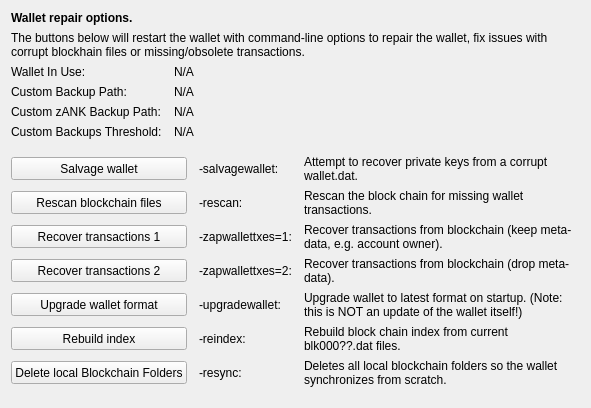
     <widget class="QWidget" name="tab_repair">
      <attribute name="title">
       <string>&amp;Wallet Repair</string>
      </attribute>
      <layout class="QGridLayout" name="gridLayout_4" columnstretch="0,0,0,0">
       <property name="horizontalSpacing">
        <number>12</number>
       </property>
       <item row="0" column="0" colspan="4">
        <widget class="QLabel" name="label_repair_header">
         <property name="font">
          <font>
           <weight>75</weight>
           <bold>true</bold>
          </font>
         </property>
         <property name="text">
          <string>Wallet repair options.</string>
         </property>
        </widget>
       </item>
       <item row="1" column="0" colspan="4">
        <widget class="QLabel" name="label_repair_helptext">
         <property name="font">
          <font>
           <weight>50</weight>
           <bold>false</bold>
          </font>
         </property>
         <property name="text">
          <string>The buttons below will restart the wallet with command-line options to repair the wallet, fix issues with corrupt blockhain files or missing/obsolete transactions.</string>
         </property>
         <property name="wordWrap">
          <bool>true</bool>
         </property>
        </widget>
       </item>
       <item row="2" column="0">
        <widget class="QLabel" name="wallet_path_label">
         <property name="text">
          <string>Wallet In Use:</string>
         </property>
        </widget>
       </item>
       <item row="2" column="1" colspan="3">
        <widget class="QLabel" name="wallet_path">
         <property name="cursor">
          <cursorShape>IBeamCursor</cursorShape>
         </property>
         <property name="text">
          <string>N/A</string>
         </property>
         <property name="textFormat">
          <enum>Qt::PlainText</enum>
         </property>
         <property name="textInteractionFlags">
          <set>Qt::LinksAccessibleByMouse|Qt::TextSelectableByKeyboard|Qt::TextSelectableByMouse</set>
         </property>
        </widget>
       </item>
       <item row="3" column="0">
        <widget class="QLabel" name="wallet_custombackuppath_label">
         <property name="text">
          <string>Custom Backup Path:</string>
         </property>
         <property name="visible">
          <bool>false</bool>
         </property>
        </widget>
       </item>
       <item row="3" column="1" colspan="3">
        <widget class="QLabel" name="wallet_custombackuppath">
         <property name="cursor">
          <cursorShape>IBeamCursor</cursorShape>
         </property>
         <property name="text">
          <string>N/A</string>
         </property>
         <property name="textFormat">
          <enum>Qt::PlainText</enum>
         </property>
         <property name="textInteractionFlags">
          <set>Qt::LinksAccessibleByMouse|Qt::TextSelectableByKeyboard|Qt::TextSelectableByMouse</set>
         </property>
         <property name="visible">
          <bool>false</bool>
         </property>
        </widget>
       </item>
       <item row="4" column="0">
        <widget class="QLabel" name="wallet_customzphrbackuppath_label">
         <property name="text">
          <string>Custom zANK Backup Path:</string>
         </property>
         <property name="visible">
          <bool>false</bool>
         </property>
        </widget>
       </item>
       <item row="4" column="1" colspan="3">
        <widget class="QLabel" name="wallet_customzphrbackuppath">
         <property name="cursor">
          <cursorShape>IBeamCursor</cursorShape>
         </property>
         <property name="text">
          <string>N/A</string>
         </property>
         <property name="textFormat">
          <enum>Qt::PlainText</enum>
         </property>
         <property name="textInteractionFlags">
          <set>Qt::LinksAccessibleByMouse|Qt::TextSelectableByKeyboard|Qt::TextSelectableByMouse</set>
         </property>
         <property name="visible">
          <bool>false</bool>
         </property>
        </widget>
       </item>
       <item row="5" column="0">
        <widget class="QLabel" name="wallet_custombackupthreshold_label">
         <property name="text">
          <string>Custom Backups Threshold:</string>
         </property>
         <property name="visible">
          <bool>false</bool>
         </property>
        </widget>
       </item>
       <item row="5" column="1" colspan="3">
        <widget class="QLabel" name="wallet_custombackupthreshold">
         <property name="cursor">
          <cursorShape>IBeamCursor</cursorShape>
         </property>
         <property name="text">
          <string>N/A</string>
         </property>
         <property name="textFormat">
          <enum>Qt::PlainText</enum>
         </property>
         <property name="textInteractionFlags">
          <set>Qt::LinksAccessibleByMouse|Qt::TextSelectableByKeyboard|Qt::TextSelectableByMouse</set>
         </property>
         <property name="visible">
          <bool>false</bool>
         </property>
        </widget>
       </item>
       <item row="6" column="0">
        <spacer name="verticalSpacer_repair1">
         <property name="orientation">
          <enum>Qt::Vertical</enum>
         </property>
         <property name="sizeHint" stdset="0">
          <size>
           <width>10</width>
           <height>10</height>
          </size>
         </property>
        </spacer>
       </item>
       <item row="7" column="0" colspan="2">
        <widget class="QPushButton" name="btn_salvagewallet">
         <property name="minimumSize">
          <size>
           <width>100</width>
           <height>23</height>
          </size>
         </property>
         <property name="text">
          <string>Salvage wallet</string>
         </property>
        </widget>
       </item>
       <item row="7" column="2">
        <widget class="QLabel" name="label_repair_salvage_command">
         <property name="text">
          <string notr="true">-salvagewallet:</string>
         </property>
        </widget>
       </item>
       <item row="7" column="3">
        <widget class="QLabel" name="label_repair_salvage">
         <property name="text">
          <string>Attempt to recover private keys from a corrupt wallet.dat.</string>
         </property>
         <property name="wordWrap">
          <bool>true</bool>
         </property>
        </widget>
       </item>
       <item row="8" column="0" colspan="2">
        <widget class="QPushButton" name="btn_rescan">
         <property name="minimumSize">
          <size>
           <width>100</width>
           <height>23</height>
          </size>
         </property>
         <property name="text">
          <string>Rescan blockchain files</string>
         </property>
        </widget>
       </item>
       <item row="8" column="2">
        <widget class="QLabel" name="label_repair_rescan_command">
         <property name="text">
          <string notr="true">-rescan:</string>
         </property>
        </widget>
       </item>
       <item row="8" column="3">
        <widget class="QLabel" name="label_repair_rescan">
         <property name="text">
          <string>Rescan the block chain for missing wallet transactions.</string>
         </property>
         <property name="wordWrap">
          <bool>true</bool>
         </property>
        </widget>
       </item>
       <item row="9" column="0" colspan="2">
        <widget class="QPushButton" name="btn_zapwallettxes1">
         <property name="minimumSize">
          <size>
           <width>100</width>
           <height>23</height>
          </size>
         </property>
         <property name="text">
          <string>Recover transactions 1</string>
         </property>
        </widget>
       </item>
       <item row="9" column="2">
        <widget class="QLabel" name="label_repair_zap1_command">
         <property name="text">
          <string notr="true">-zapwallettxes=1:</string>
         </property>
        </widget>
       </item>
       <item row="9" column="3">
        <widget class="QLabel" name="label_repair_zap1">
         <property name="text">
          <string>Recover transactions from blockchain (keep meta-data, e.g. account owner).</string>
         </property>
         <property name="wordWrap">
          <bool>true</bool>
         </property>
        </widget>
       </item>
       <item row="10" column="0" colspan="2">
        <widget class="QPushButton" name="btn_zapwallettxes2">
         <property name="minimumSize">
          <size>
           <width>100</width>
           <height>23</height>
          </size>
         </property>
         <property name="text">
          <string>Recover transactions 2</string>
         </property>
        </widget>
       </item>
       <item row="10" column="2">
        <widget class="QLabel" name="label_repair_zap2_command">
         <property name="text">
          <string notr="true">-zapwallettxes=2:</string>
         </property>
        </widget>
       </item>
       <item row="10" column="3">
        <widget class="QLabel" name="label_repair_zap2">
         <property name="text">
          <string>Recover transactions from blockchain (drop meta-data).</string>
         </property>
         <property name="wordWrap">
          <bool>true</bool>
         </property>
        </widget>
       </item>
       <item row="11" column="0" colspan="2">
        <widget class="QPushButton" name="btn_upgradewallet">
         <property name="minimumSize">
          <size>
           <width>100</width>
           <height>23</height>
          </size>
         </property>
         <property name="text">
          <string>Upgrade wallet format</string>
         </property>
        </widget>
       </item>
       <item row="11" column="2">
        <widget class="QLabel" name="label_repair_upgrade_command">
         <property name="text">
          <string notr="true">-upgradewallet:</string>
         </property>
        </widget>
       </item>
       <item row="11" column="3">
        <widget class="QLabel" name="label_repair_upgrade">
         <property name="text">
          <string>Upgrade wallet to latest format on startup. (Note: this is NOT an update of the wallet itself!)</string>
         </property>
         <property name="wordWrap">
          <bool>true</bool>
         </property>
        </widget>
       </item>
       <item row="12" column="0" colspan="2">
        <widget class="QPushButton" name="btn_reindex">
         <property name="minimumSize">
          <size>
           <width>100</width>
           <height>23</height>
          </size>
         </property>
         <property name="text">
          <string>Rebuild index</string>
         </property>
        </widget>
       </item>
       <item row="12" column="2">
        <widget class="QLabel" name="label_repair_reindex_command">
         <property name="text">
          <string notr="true">-reindex:</string>
         </property>
        </widget>
       </item>
       <item row="12" column="3">
        <widget class="QLabel" name="label_repair_reindex">
         <property name="text">
          <string>Rebuild block chain index from current blk000??.dat files.</string>
         </property>
         <property name="wordWrap">
          <bool>true</bool>
         </property>
        </widget>
       </item>
       <item row="13" column="0" colspan="2">
        <widget class="QPushButton" name="btn_resync">
         <property name="minimumSize">
          <size>
           <width>100</width>
           <height>23</height>
          </size>
         </property>
         <property name="text">
          <string>Delete local Blockchain Folders</string>
         </property>
        </widget>
       </item>
       <item row="13" column="2">
        <widget class="QLabel" name="label_repair_resync_command">
         <property name="text">
          <string>-resync:</string>
         </property>
        </widget>
       </item>
       <item row="13" column="3">
        <widget class="QLabel" name="label_repair_resync">
         <property name="text">
          <string>Deletes all local blockchain folders so the wallet synchronizes from scratch.</string>
         </property>
         <property name="wordWrap">
          <bool>true</bool>
         </property>
        </widget>
       </item>
       <item row="14" column="0">
        <spacer name="verticalSpacer_repair2">
         <property name="orientation">
          <enum>Qt::Vertical</enum>
         </property>
         <property name="sizeHint" stdset="0">
          <size>
           <width>20</width>
           <height>10</height>
          </size>
         </property>
        </spacer>
       </item>
      </layout>
     </widget>
